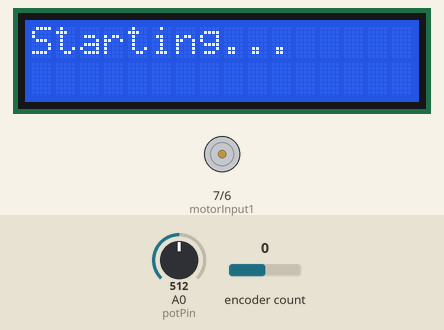
Simulated run of this sketch. Board: Arduino Uno, built with avr-gcc and run on an emulated ATmega328P. On the bench: 16×2 character LCD, motor-driver pin pairs drawn as motors (green arrow = first pin HIGH = forward, orange = second pin HIGH = backward, longer = more drive, scaled by the enable pin). The inputs (shaded band) are chosen by the test bench; at power-on: encoder count 0, A0 (potPin) = 512. What the sketch prints to the serial monitor is not drawn.

Above: at 1.2 s.
1.3 s: encoder count set to 1
At 1.7 s:
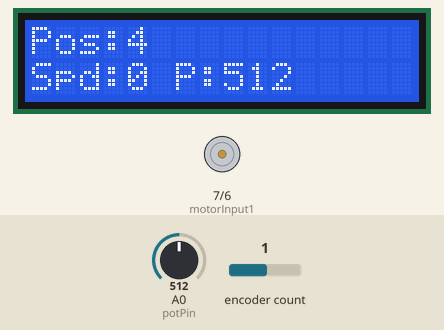
2.8 s: A0 (potPin) set to 482
4.3 s: A0 (potPin) set to 453
5.8 s: A0 (potPin) set to 264
7.3 s: A0 (potPin) set to 247
At 7.6 s:
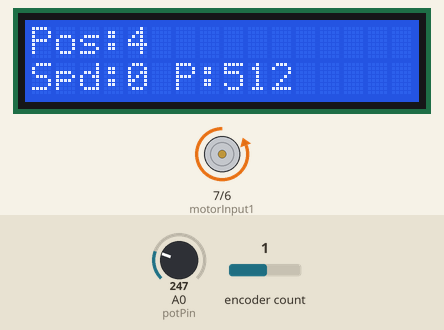
8.8 s: encoder count set to 2
At 10.0 s:
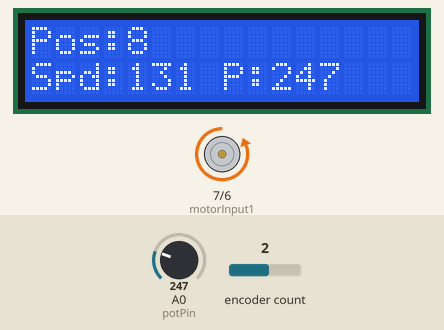
Timing chart, 0 to 11.3 s (numbered marks = the images above; inputs shaded):
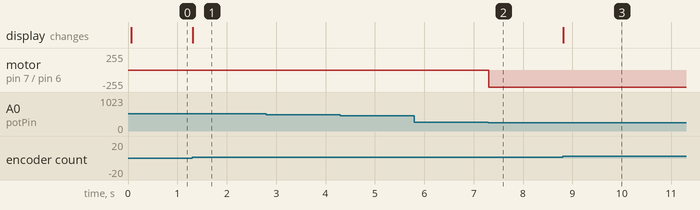

The sketch:

task.ino
```cpp
#include <LiquidCrystal.h>
#include <Encoder.h>

// LCD Setup
const int rs = 12, en = 11, d4 = 5, d5 = 10, d6 = 9, d7 = 8;
LiquidCrystal lcd(rs, en, d4, d5, d6, d7);

// Motor pins
const int motorEnableA = 4;
const int motorInput1 = 7;
const int motorInput2 = 6;

// Potentiometer pin
const int potPin = A0;

// Create Encoder object
Encoder myEnc(2, 3);

// Variables
int motorSpeed = 0;
long lastPosition = 0;

void setup() {
  Serial.begin(9600);

  // Initialize LCD
  lcd.begin(16, 2);
  lcd.print("Starting...");

  // Initialize motor pins
  pinMode(motorEnableA, OUTPUT);
  pinMode(motorInput1, OUTPUT);
  pinMode(motorInput2, OUTPUT);

  // Initialize potentiometer pin
  pinMode(potPin, INPUT);
}

void loop() {
  // Read potentiometer
  int potValue = analogRead(potPin);

  // Convert pot value to motor speed and direction
  // 0-512 = reverse, 512-1023 = forward
  if(potValue < 512) {
    motorSpeed = map(potValue, 511, 0, 0, 255);  // Reverse
  } else {
    motorSpeed = map(potValue, 512, 1023, 0, 255);  // Forward
  }

  // Read encoder for position feedback
  long currentPosition = myEnc.read();

  // Set motor speed
  setMotorSpeed(motorSpeed * (potValue < 512 ? -1 : 1));

  // Update displays
  if (currentPosition != lastPosition) {
    updateLCD(currentPosition, motorSpeed, potValue);
    updateSerial(currentPosition, motorSpeed, potValue);
    lastPosition = currentPosition;
  }

  delay(10);
}

void setMotorSpeed(int speed) {
  speed = constrain(speed, -255, 255);

  // Dead zone handling
  if(abs(speed) < 20) {
    speed = 0;
  }

  if (speed >= 0) {
    digitalWrite(motorInput1, HIGH);
    digitalWrite(motorInput2, LOW);
  } else {
    digitalWrite(motorInput1, LOW);
    digitalWrite(motorInput2, HIGH);
  }

  analogWrite(motorEnableA, abs(speed));
}

void updateLCD(long pos, int speed, int pot) {
  lcd.clear();
  lcd.setCursor(0, 0);
  lcd.print("Pos:");
  lcd.print(pos);

  lcd.setCursor(0, 1);
  lcd.print("Spd:");
  lcd.print(speed);
  lcd.print(" P:");
  lcd.print(pot);
}

void updateSerial(long pos, int speed, int pot) {
  Serial.print("Position: ");
  Serial.print(pos);
  Serial.print(" | Speed: ");
  Serial.print(speed);
  Serial.print(" | Pot: ");
  Serial.print(pot);
  Serial.print(" | Dir: ");
  Serial.println(speed >= 0 ? "CW" : "CCW");
}
```

Measured:
- the behaviour switches between 255 and 254 on A0 (potPin) (found by bisection; images 1 and 2)
- after the input at 1.3 s, the display: changes at once (image 1)
- after the input at 2.8 s, every drawn part: stays the same
- after the input at 5.8 s, every drawn part: stays the same
- after the input at 7.3 s, motor on pin 7 (motorInput1) / pin 6 (motorInput2): stopped → backward 255/255 at once
- after the input at 8.8 s, the display: changes at once (image 3)
